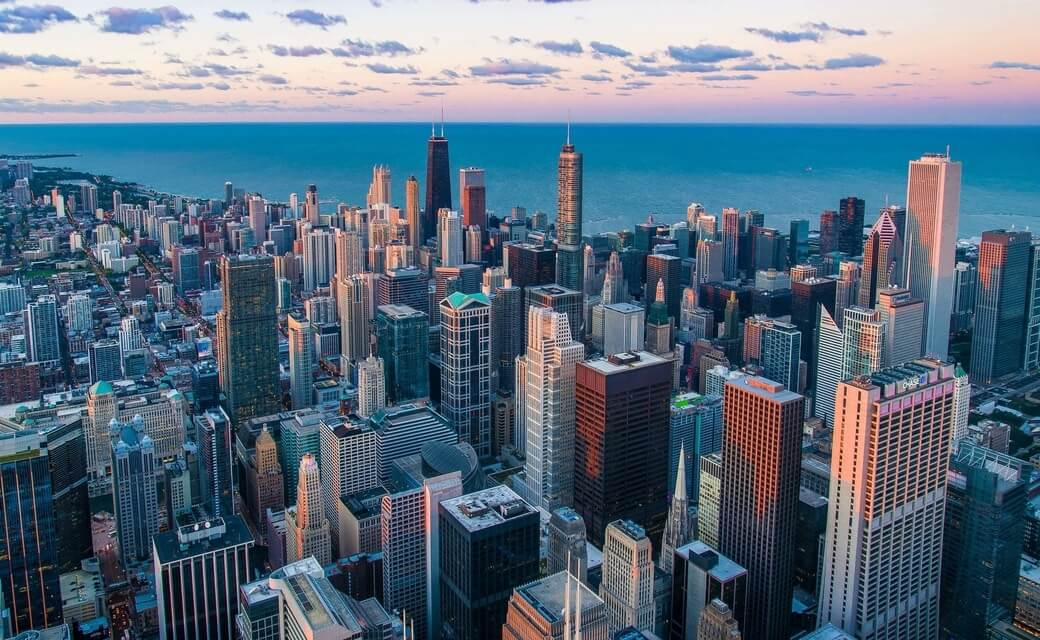
#> input picture BSC CS/SY/SEM-3/Linear-Algebra/practical 6/images/city.jpg, 1040 x 640 px
$ python image_Cropped.py
#> lines starting #> are read from the running program, lines starting #| are printed output that depends on the picture
import numpy as np
import cv2
import matplotlib.pyplot as plt

# read the input image
img = cv2.imread("images/city.jpg")
#> img is the input picture: shape (640, 1040, 3); mean B, G, R 128, 111.1, 91.7

# convert from BGR to RGB so we can plot using matplotlib
img = cv2.cvtColor(img, cv2.COLOR_BGR2RGB)

# disable x & y axis
plt.axis('off')

# show the image
plt.imshow(img)
plt.show()

# get 200 pixels from 100 to 300 on both x-axis & y-axis
# change that if you will, just make sure you don't exceed cols & rows
cropped_img = img[100:300, 100:300]
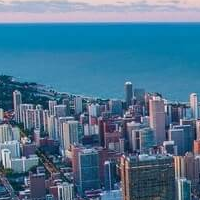
#> cropped_img: shape (200, 200, 3); mean R, G, B 75.3, 117, 145.2

# disable x & y axis
plt.axis('off')

# show the resulting image
plt.imshow(cropped_img)
plt.show()

# save the resulting image to disk
plt.imsave("images/city_cropped.jpg", cropped_img)
